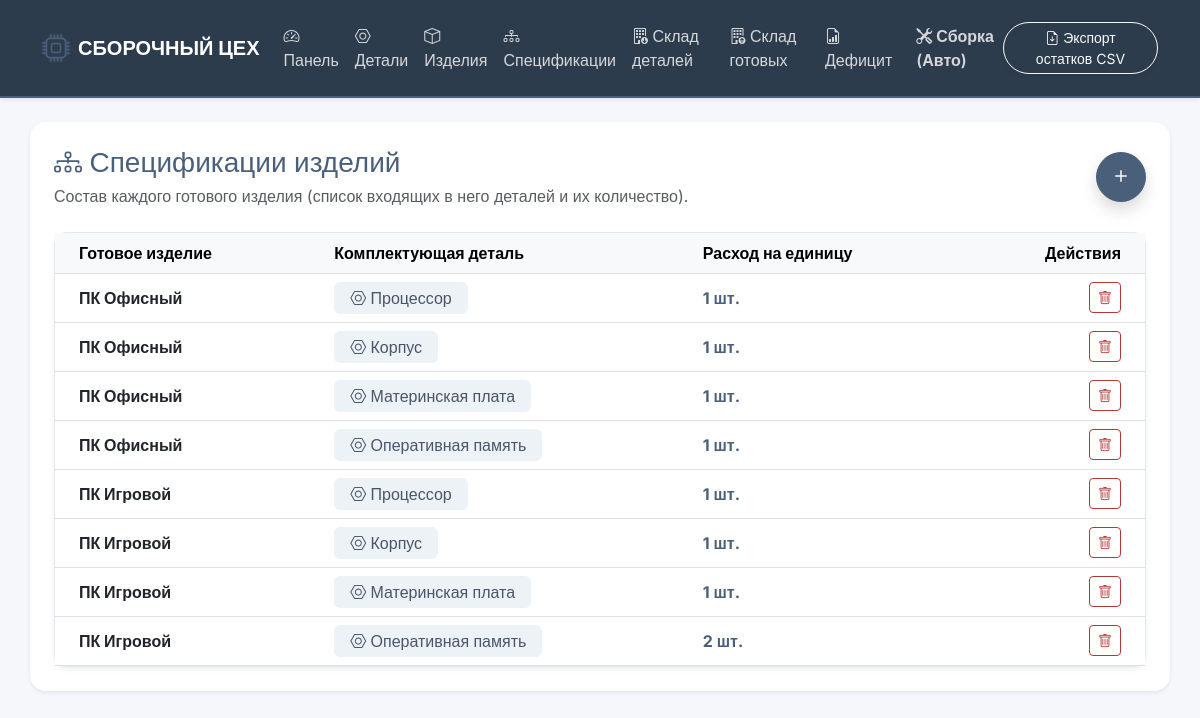
The app's page /compositions, older data.
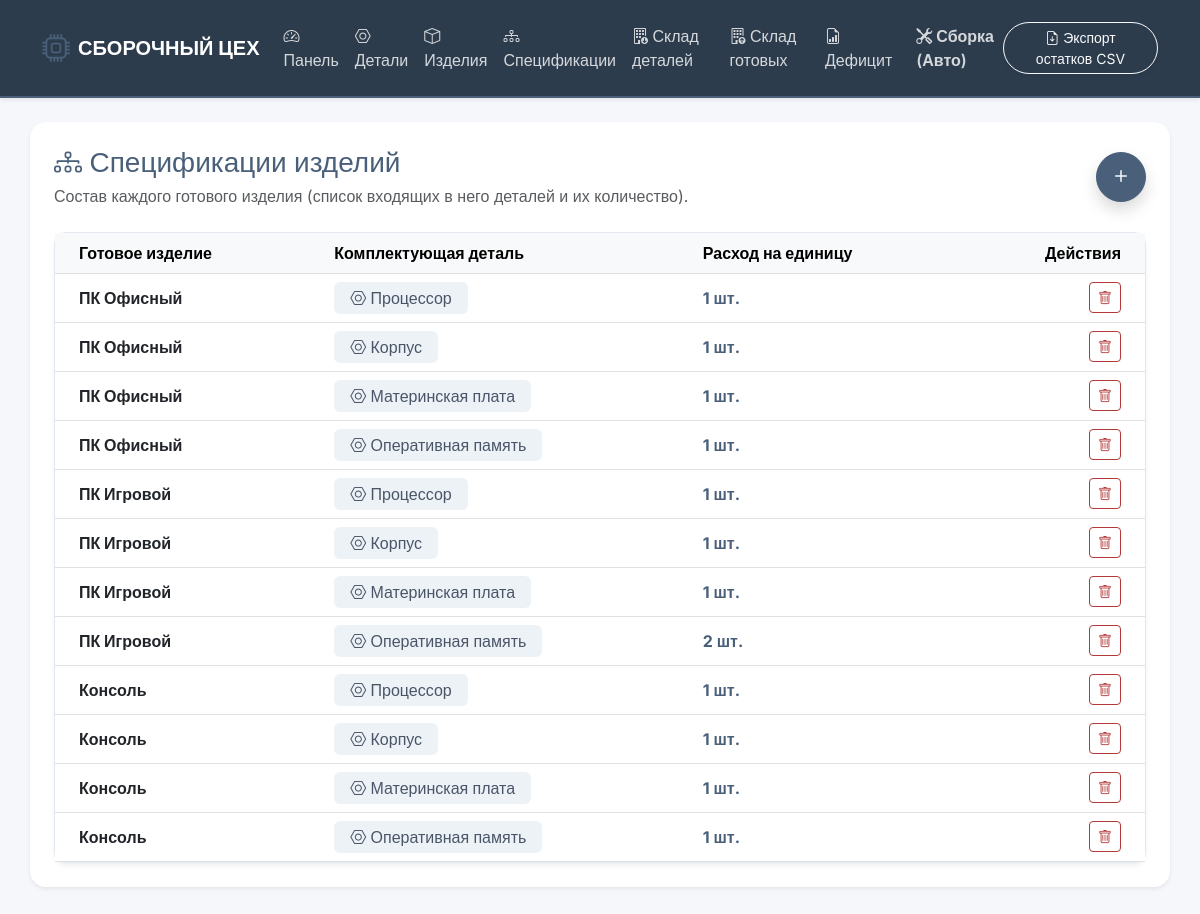
The same page, newer data.
### tables this page shows
CREATE TABLE product_composition (
        product_type_id INTEGER,
        part_id INTEGER,
        quantity INTEGER,
        PRIMARY KEY (product_type_id, part_id),
        FOREIGN KEY (product_type_id) REFERENCES product_type (id_product_type) ON DELETE CASCADE,
        FOREIGN KEY (part_id) REFERENCES part (id_part) ON DELETE CASCADE
    );

CREATE TABLE product_type (
        id_product_type INTEGER PRIMARY KEY AUTOINCREMENT,
        name TEXT NOT NULL,
        description TEXT
    );

CREATE TABLE part (
        id_part INTEGER PRIMARY KEY AUTOINCREMENT,
        name TEXT NOT NULL,
        article TEXT NOT NULL
    );

### app.py (the view)
@app.route('/compositions', methods=['GET', 'POST'])
def compositions():
    conn = get_db_connection()
    if request.method == 'POST':
        conn.execute('INSERT INTO product_composition (product_type_id, part_id, quantity) VALUES (?, ?, ?)',
                     (request.form['product_type_id'], request.form['part_id'], request.form['quantity']))
        conn.commit()
        flash('Связь (спецификация) успешно добавлена!', 'success')
        return redirect(url_for('compositions'))
    data = conn.execute('''
        SELECT c.product_type_id, c.part_id, c.quantity, p.name as product_name, d.name as part_name
        FROM product_composition c
        JOIN product_type p ON c.product_type_id = p.id_product_type
        JOIN part d ON c.part_id = d.id_part
    ''').fetchall()
    products_list = conn.execute('SELECT * FROM product_type').fetchall()
    parts_list = conn.execute('SELECT * FROM part').fetchall()
    conn.close()
    return render_template('compositions.html', data=data, products=products_list, parts=parts_list)

### app.py (called while the page is built)
def get_db_connection():
    conn = sqlite3.connect('database.db')
    conn.row_factory = sqlite3.Row
    return conn

### templates/compositions.html (shortened to what this page needs)
{% extends 'base.html' %}
{% block content %}
<div class="d-flex justify-content-between align-items-center mb-4">
    <div>
        <h3 class="mb-1 text-primary"><i class="bi bi-diagram-3"></i> Спецификации изделий</h3>
        <p class="text-muted mb-0">Состав каждого готового изделия (список входящих в него деталей и их количество).</p>
    </div>
    <button class="btn btn-primary rounded-circle shadow" data-bs-toggle="modal" data-bs-target="#addCompositionModal" style="width: 50px; height: 50px; font-size: 24px; line-height: 1;">
        <i class="bi bi-plus"></i>
    </button>
</div>
<div class="card border-0 shadow-sm">
    <div class="card-body p-0">
        <div class="table-responsive">
            <table class="table table-hover align-middle mb-0">
                <thead class="table-light text-secondary">
                    <tr>
                        <th class="ps-4">Готовое изделие</th>
                        <th>Комплектующая деталь</th>
                        <th>Расход на единицу</th>
                        <th class="text-end pe-4">Действия</th>
                    </tr>
                </thead>
                <tbody>
                    {% for row in data %}
                    <tr>
                        <td class="ps-4"><strong>{{ row.product_name }}</strong></td>
                        <td><span class="badge bg-secondary py-2 px-3 fs-6"><i class="bi bi-nut"></i> {{ row.part_name }}</span></td>
                        <td><strong class="text-primary">{{ row.quantity }} шт.</strong></td>
                        <td class="text-end pe-4">
                            <a href="/delete_composition/{{ row.product_type_id }}/{{ row.part_id }}" class="btn btn-sm btn-outline-danger" onclick="return confirm('Удалить эту деталь из состава изделия?');">
                                <i class="bi bi-trash"></i>
                            </a>
                        </td>
                    </tr>
                    {% else %}
                    <tr>
                        <td colspan="4" class="text-center py-4 text-muted">Связей состава пока нет. Нажмите "+", чтобы связать изделие с его комплектующими.</td>
                    </tr>
                    {% endfor %}
                </tbody>
            </table>
        </div>
    </div>
</div>
{% endblock %}

### templates/base.html (shortened to what this page needs)
<!DOCTYPE html>
<html lang="ru">
<head>
    <link href="https://cdn.jsdelivr.net/npm/bootstrap@5.3.0/dist/css/bootstrap.min.css" rel="stylesheet">
    <link rel="stylesheet" href="https://cdn.jsdelivr.net/npm/bootstrap-icons@1.11.1/font/bootstrap-icons.css">
</head>
<body>
    <nav class="navbar navbar-expand-lg navbar-dark bg-dark mb-4 shadow-sm py-3">
        <div class="container">
            <a class="navbar-brand fw-bold text-uppercase d-flex align-items-center" href="/">
                <i class="bi bi-cpu text-primary fs-3 me-2"></i> Сборочный цех
            </a>
            <div class="collapse navbar-collapse" id="navbarNav">
                <ul class="navbar-nav me-auto mb-2 mb-lg-0">
                    <li class="nav-item"><a class="nav-link" href="/"><i class="bi bi-speedometer2"></i> Панель</a></li>
                    <li class="nav-item"><a class="nav-link" href="/parts"><i class="bi bi-nut"></i> Детали</a></li>
                    <li class="nav-item"><a class="nav-link" href="/products"><i class="bi bi-box"></i> Изделия</a></li>
                    <li class="nav-item"><a class="nav-link" href="/compositions"><i class="bi bi-diagram-3"></i> Спецификации</a></li>
                    <li class="nav-item"><a class="nav-link" href="/part_cells"><i class="bi bi-building-down"></i> Склад деталей</a></li>
                    <li class="nav-item"><a class="nav-link" href="/product_cells"><i class="bi bi-building-up"></i> Склад готовых</a></li>
                    <li class="nav-item"><a class="nav-link" href="/reports"><i class="bi bi-file-earmark-bar-graph"></i> Дефицит</a></li>
                    <li class="nav-item"><a class="nav-link text-warning fw-semibold ms-lg-2" href="/assemble"><i class="bi bi-tools"></i> Сборка (Авто)</a></li>
                </ul>
                <a href="/export" class="btn btn-outline-light btn-sm rounded-pill px-3 shadow-sm"><i class="bi bi-file-earmark-arrow-down"></i> Экспорт остатков CSV</a>
            </div>
        </div>
    </nav>
    <div class="container bg-white p-4 rounded-4 shadow-sm mb-5">
        {% block content %}{% endblock %}
    </div>
</body>
</html>

### templates/base.html (style rules this page uses)
:root { --primary-color: #4a607a; --primary-hover: #384b60; --secondary-color: #6c7a89; --bg-color: #f5f7fa; --text-color: #2d3748; --card-border: #e2e8f0; --success-color: #3b7a57; --success-hover: #2d5f43; --danger-color: #b33939; --danger-hover: #8c2c2c; }
body { font-family: 'Inter', sans-serif; background-color: var(--bg-color); color: var(--text-color); }
.text-primary { color: var(--primary-color) !important; }
.btn-primary { background-color: var(--primary-color) !important; border-color: var(--primary-color) !important; }
.btn-outline-danger { color: var(--danger-color) !important; border-color: var(--danger-color) !important; }
.navbar-dark.bg-dark { background-color: #2d3c4d !important; border-bottom: 2px solid var(--primary-color); }
.navbar-dark .navbar-nav .nav-link { color: rgba(255, 255, 255, 0.8) !important; }
.card { border-radius: 12px; border: 1px solid var(--card-border) !important; box-shadow: 0 4px 6px -1px rgba(0, 0, 0, 0.05), 0 2px 4px -1px rgba(0, 0, 0, 0.03) !important; }
.table { color: var(--text-color) !important; }
.table-light { background-color: #eaeff5 !important; color: #4a5568 !important; }
.badge.bg-secondary { background-color: #edf2f7 !important; color: #4a5568 !important; font-weight: 500; }

Row changes from the older to the newer data that the page shows:
added product_composition: product_name "Консоль", part_name "Процессор", quantity "1"
added product_composition: product_name "Консоль", part_name "Корпус", quantity "1"
added product_composition: product_name "Консоль", part_name "Материнская плата", quantity "1"
added product_composition: product_name "Консоль", part_name "Оперативная память", quantity "1"
